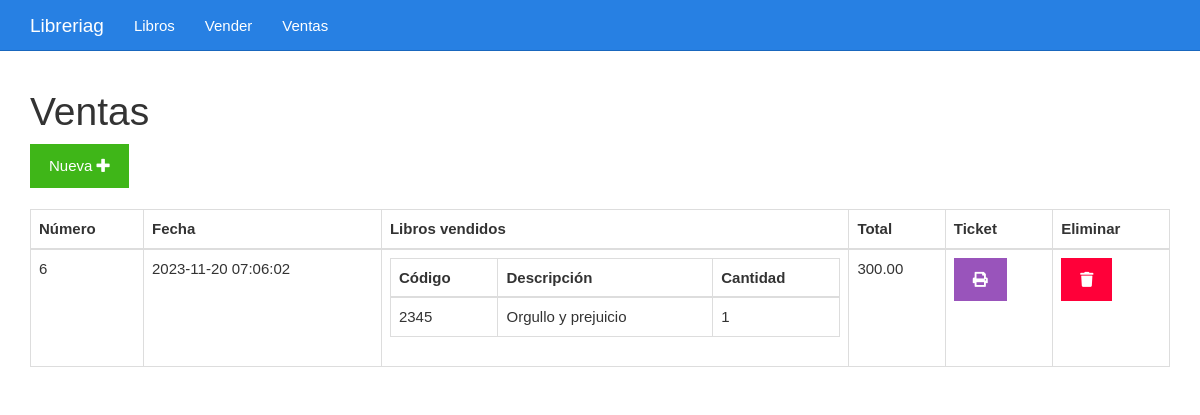
Page /ventas.php on the committed database.
### tables this page shows
CREATE TABLE `ventas` (
  `id` bigint(20) UNSIGNED NOT NULL,
  `fecha` datetime NOT NULL,
  `total` decimal(7,2) DEFAULT NULL
);

### ventas.php (the view)
<?php include_once "encabezado.php" ?>
<?php
include_once "base_de_datos.php";
$sentencia = $base_de_datos->query("SELECT ventas.total, ventas.fecha, ventas.id, GROUP_CONCAT(	tbl_libro.codigo_fabrica, '..',  tbl_libro.nombre_libro, '..', productos_vendidos.cantidad SEPARATOR '__') AS tbl_libro FROM ventas INNER JOIN productos_vendidos ON productos_vendidos.id_venta = ventas.id INNER JOIN tbl_libro ON tbl_libro.id = productos_vendidos.id_producto GROUP BY ventas.id ORDER BY ventas.id;");
$ventas = $sentencia->fetchAll(PDO::FETCH_OBJ);
?>
	<div class="col-xs-12">
		<h1>Ventas</h1>
		<div>
			<a class="btn btn-success" href="./vender.php">Nueva <i class="fa fa-plus"></i></a>
		</div>
		<br>
		<table class="table table-bordered">
			<thead>
				<tr>
					<th>Número</th>
					<th>Fecha</th>
					<th>Libros vendidos</th>
					<th>Total</th>
					<th>Ticket</th>
					<th>Eliminar</th>
				</tr>
			</thead>
			<tbody>
				<?php foreach($ventas as $venta){ ?>
				<tr>
					<td><?php echo $venta->id ?></td>
					<td><?php echo $venta->fecha ?></td>
					<td>
						<table class="table table-bordered">
							<thead>
								<tr>
									<th>Código</th>
									<th>Descripción</th>
									<th>Cantidad</th>
								</tr>
							</thead>
							<tbody>
								<?php foreach(explode("__", $venta->tbl_libro) as $productosConcatenados){
								$producto = explode("..", $productosConcatenados)
								?>
								<tr>
									<td><?php echo $producto[0] ?></td>
									<td><?php echo $producto[1] ?></td>
									<td><?php echo $producto[2] ?></td>
								</tr>
								<?php } ?>
							</tbody>
						</table>
					</td>
					<td><?php echo $venta->total ?></td>
					<td><a class="btn btn-info" href="<?php echo "imprimirTicket.php?id=" . $venta->id?>"><i class="fa fa-print"></i></a></td>
					<td><a class="btn btn-danger" href="<?php echo "eliminarVenta.php?id=" . $venta->id?>"><i class="fa fa-trash"></i></a></td>
				</tr>
				<?php } ?>
			</tbody>
		</table>
	</div>
<?php include_once "pie.php" ?>

### css/estilo.css (style rules this page uses)
body { padding-top: 70px; }

### rows in the picture
ventas: id "6", fecha "2023-11-20 07:06:02", producto "2345", producto "Orgullo y prejuicio", producto "1", total "300.00"
